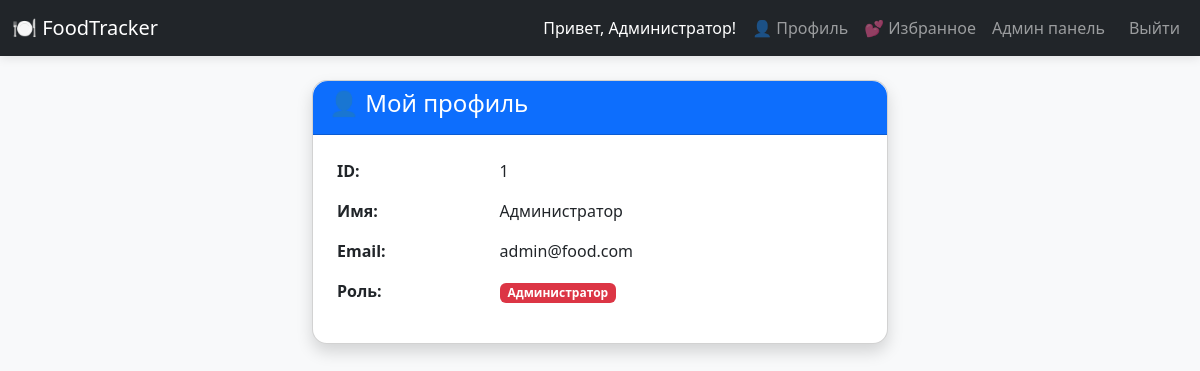
The app's page /profile.php (signed in) with its own data.
### tables this page shows
CREATE TABLE `users` (
  `id` int(11) NOT NULL,
  `name` varchar(100) NOT NULL,
  `email` varchar(100) NOT NULL,
  `password` varchar(255) NOT NULL,
  `is_admin` tinyint(4) DEFAULT '0'
);

### profile.php (called while the page is built, shortened)
<?php
require 'config.php';
require 'Models/models.php';
$user = getUserById($pdo, $_SESSION['user_id']);
include 'views/profile.view.php';
?>

### Models/models.php (called while the page is built, shortened)
<?php
function getUserById($pdo, $user_id) {
    $sql = "SELECT users.id, users.name, users.email, users.is_admin
            FROM users
            WHERE users.id = :id";
    $stmt = $pdo->prepare($sql);
    $stmt->execute(['id' => $user_id]);
    return $stmt->fetch();
}
?>

### views/profile.view.php (the view, shortened to what this page needs)
<!DOCTYPE html>
<html lang="en">
<head>
    <link href="https://cdn.jsdelivr.net/npm/bootstrap@5.3.0/dist/css/bootstrap.min.css" rel="stylesheet">
    <link href="css/style.css" rel="stylesheet">
</head>
<body class="bg-light">
<nav class="navbar navbar-expand-lg navbar-dark bg-dark">
    <div class="container">
        <a class="navbar-brand" href="index.php">🍽️ FoodTracker</a>
        <div class="navbar-nav ms-auto">
            <span class="nav-link text-white">Привет, <?php echo $_SESSION['user_name']; ?>!</span>
            <a class="nav-link" href="profile.php">👤 Профиль</a>
            <a class="nav-link" href="favourites.php">💕 Избранное</a>
            <?php if ($_SESSION['is_admin'] == 1): ?>
                <a class="nav-link" href="admin/places.php">Админ панель</a>
            <?php endif; ?>
            <a class="nav-link btn btn-outline-danger btn-sm ms-2" href="logout.php">Выйти</a>
        </div>
    </div>
</nav>
<div class="container py-4">
    <div class="row justify-content-center">
        <div class="col-md-6">
            <div class="card shadow">
                <div class="card-header bg-primary text-white">
                    <h4>👤 Мой профиль</h4>
                </div>
                <div class="card-body">
                    <table class="table table-borderless">
                        <tr>
                            <th width="30%">ID:</th>
                            <td><?php echo $user['id']; ?></td>
                        </tr>
                        <tr>
                            <th>Имя:</th>
                            <td><?php echo $user['name']; ?></td>
                        </tr>
                        <tr>
                            <th>Email:</th>
                            <td><?php echo $user['email']; ?></td>
                        </tr>
                        <tr>
                            <th>Роль:</th>
                            <td>
                                <?php if ($user['is_admin'] == 1): ?>
                                    <span class="badge bg-danger">Администратор</span>
                                <?php else: ?>
                                    <span class="badge bg-secondary">Пользователь</span>
                                <?php endif; ?>
                            </td>
                        </tr>
                    </table>
                </div>
            </div>
        </div>
    </div>
</div>
</body>
</html>

### css/style.css (style rules this page uses)
body { background-color: #f5f5f5; font-family: 'Segoe UI', Tahoma, Geneva, Verdana, sans-serif; }
.card { border-radius: 15px; transition: transform 0.2s; }
.card-header { font-weight: bold; border-radius: 15px 15px 0 0 !important; }
.btn { border-radius: 25px; padding: 8px 20px; }
.navbar { box-shadow: 0 2px 10px rgba(0,0,0,0.1); }
.container { max-width: 1200px; }

### records on screen
users: id "1", name "Администратор", email "admin@food.com"

### other values on screen
$_SESSION['user_name'] "Администратор"
